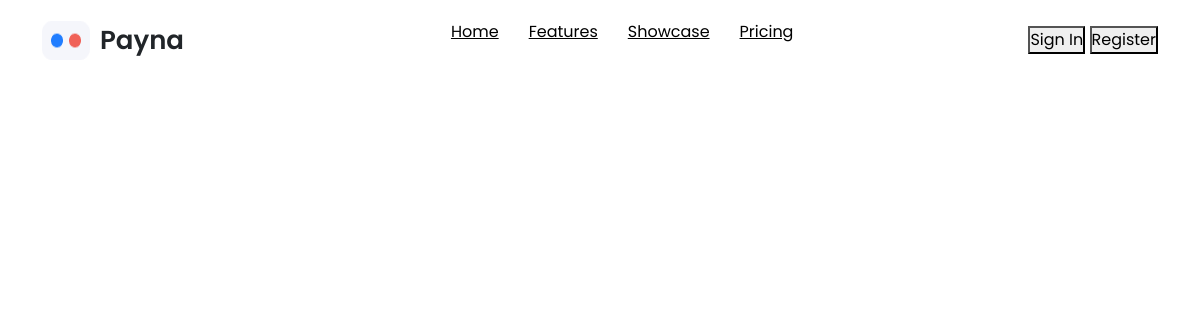
Before: /allarticles with the older database file.
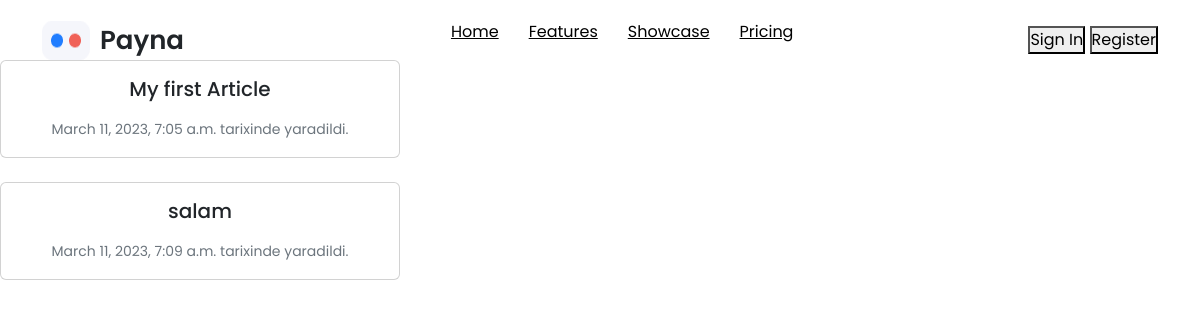
After: the same page with the newer database file.
### app/models.py (models this page shows)
class Article(models.Model):
    name =models.CharField("Ad",max_length=255)
    metn = models.TextField(verbose_name="metn")
    create_date = models.DateTimeField('Yaranma tarixi',auto_now_add=True)

### app/views.py (the view)
# urls.py: path('allarticles',views.allarticles,name = 'allarticles'),
def allarticles(request):
    articles = Article.objects.all()
    contextim  = {
        'articles': articles
    }
    return render(template_name='allarticles.html',request=request,context=contextim)

### templates/allarticles.html (shortened to what this page needs)
{% extends 'base.html' %}
{% block main %}
{% for article in articles %}
<div class="col-sm-6 col-lg-4 mb-4">
    <div class="card text-center">
      <div class="card-body">
        <h5 class="card-title">{{article.name}}</h5>
        <p class="card-text"><small class="text-muted">{{article.create_date}} tarixinde yaradildi.</small></p>
      </div>
    </div>
  </div>
{% endfor %}
{% endblock main %}

### templates/base.html (shortened to what this page needs)
<!DOCTYPE html>
<html lang="en">
{% load static %}
<head>
    <link rel="stylesheet" href="{% static './style.css' %}">
    <link rel="stylesheet" href="https://cdn.jsdelivr.net/npm/bootstrap@5.2.3/dist/css/bootstrap.min.css">
</head>
<body>
{% include "header.html" %}
{% block main %}{% endblock main %}
</body>
</html>

### templates/header.html
{% load static %}
<header>
    <nav class="container">
       <div class="logo"><img src="{% static 'Group 2.png' %}" alt="">Payna</div>
        <ul class="nav-items">
            <li class="nav-item"><a href="">Home</a></li>
            <li class="nav-item"><a href="">Features</a></li>
            <li class="nav-item"><a href="">Showcase</a></li>
            <li class="nav-item"><a href="">Pricing</a></li>
        </ul>
        <div class="nav-buttons">
            <a href="#" class="sign-in"> <button>Sign In</button></a>
            <a href="#" class="register"> <button>Register</button></a>
          </div>
    </nav>
</header>

### static/style.css (style rules this page uses)
* { margin: 0; padding: 0; box-sizing: border-box; font-family: "Poppins", sans-serif; }
.container { width: 80%; margin: auto; }
header { padding-top: 20px; }
a { text-decoration: none; }
li { list-style-type: none; }
nav { display: flex; justify-content: space-between; align-items: center; }
.logo { display: flex; gap: 10px; font-size: 26px; font-weight:600; vertical-align: center; }
.nav-items { display: flex; gap: 30px; }
.nav-item a { color: black; transition: all 0.5 ease 0s; }

Changed rows visible on the page:
added Article: name "My first Article", create_date "March 11, 2023, 7:05 a.m."
added Article: name "salam", create_date "March 11, 2023, 7:09 a.m."
